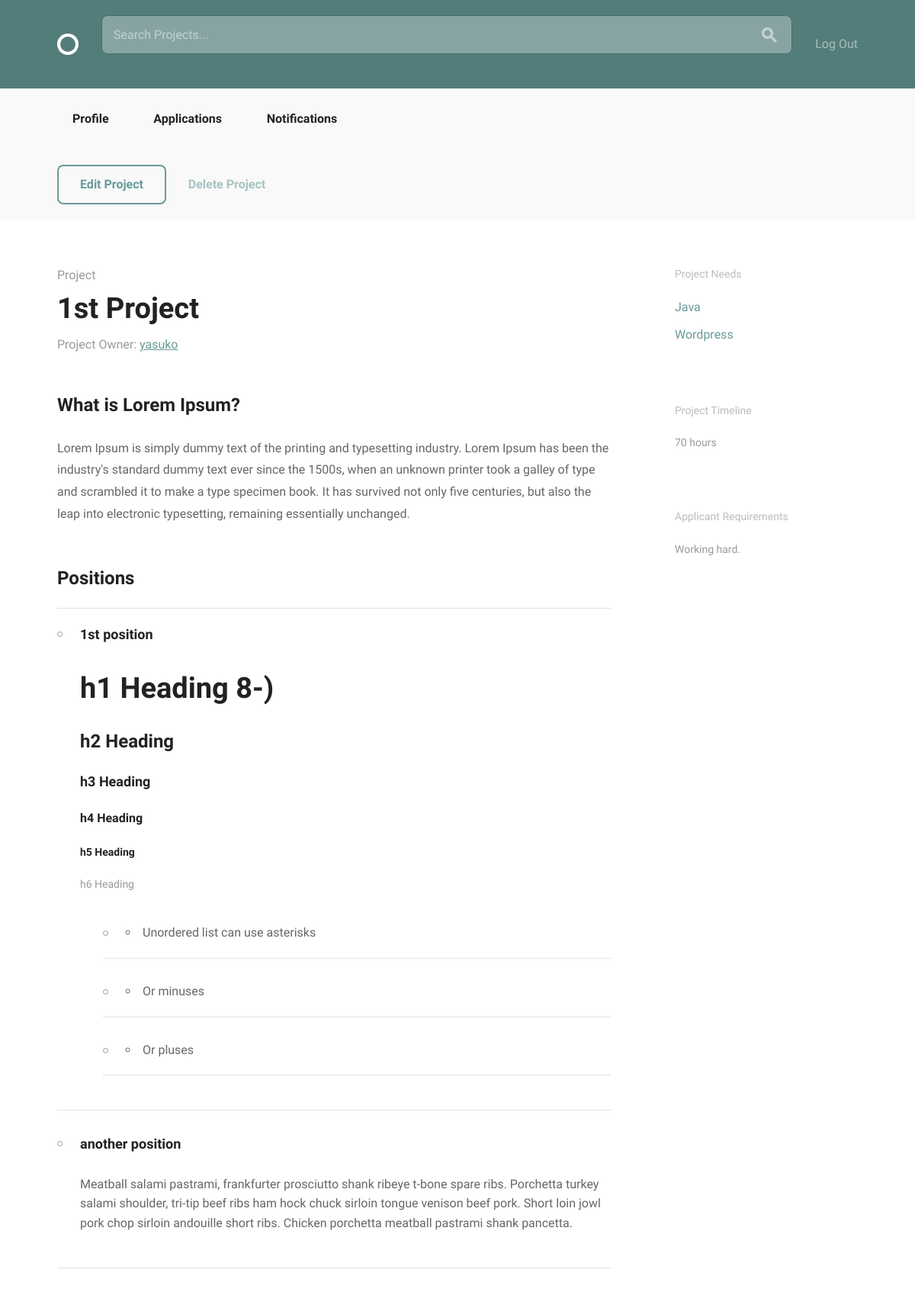
Page /projects/6/ (signed in) on the earlier database version.
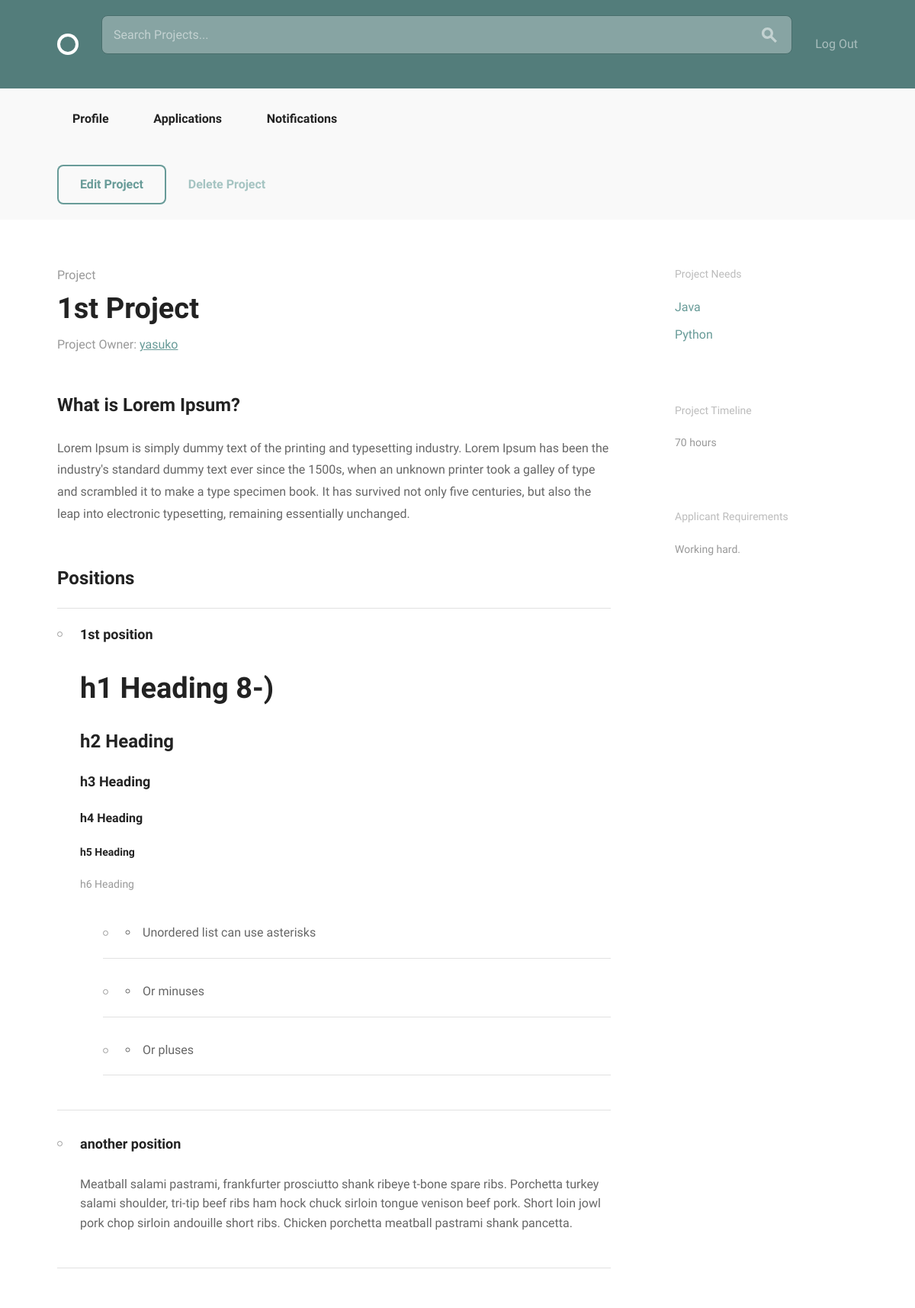
Same page on the later database version.
### projects/models.py (models this page shows, shortened)
class Position(models.Model):
    ANDROID = "Android"
    DESIGN = "Design"
    JAVA = "Java"
    PHP = "PHP"
    PYTHON = "Python"
    RAILS = "Rails"
    WORDPRESS = "Wordpress"
    iOS = "iOS"
    SKILLES_CHOICES = (
        (ANDROID, "Android Developer"),
        (DESIGN, "Designer"),
        (JAVA, "Java Developer"),
        (PHP, "PHP Developer"),
        (PYTHON, "Python Developer"),
        (RAILS, "Rails Developer"),
        (WORDPRESS, "Wordpress Developer"),
        (iOS, "iOS Developer")
    )
    project = models.ForeignKey(
        Project,
        null=True,
        related_name="positions",
        on_delete=models.CASCADE)
    title = models.CharField(max_length=100, blank=True)
    description = models.TextField(max_length=500, blank=True)
    skill = models.CharField(
        max_length=20,
        choices=SKILLES_CHOICES,
        default="",
        blank=True)
    position_filled = models.BooleanField(default=False, blank=True)
    applicants = models.ManyToManyField(
        settings.AUTH_USER_MODEL,
        through='Application')

### projects/views.py (the view)
# urls.py: url(r"^(?P<pk>\d+)/$", views.project_detail, name="project_detail"),
@login_required
def project_detail(request, pk):
    project = get_object_or_404(models.Project, pk=pk)
    positions = models.Position.objects.filter(project_id=pk)
    return render(
        request,
        'projects/project_detail.html', {
        'project': project,
        'positions': positions })

### accounts/models.py (called while the page is built)
    def __str__(self):
        return self.username

### projects/templatetags/project_extras.py (called while the page is built)
@register.filter('markdown_to_html')
def markdown_to_html(markdown_text):
    html_body = markdown2.markdown(markdown_text)
    return mark_safe(html_body)

### projects/templates/projects/project_detail.html (shortened to what this page needs)
{% extends "layout.html" %}
{% load static from staticfiles %}
{% load project_extras %}
{% block body_content %}
<div class="circle--actions--bar">
    <div class="bounds">
        {% if project.user == request.user %}
            <div class="grid-100">
                <a class="button" href="{% url "projects:project_edit" pk=project.pk %}">Edit Project</a>
                <a class="button button-text" href="{% url "projects:confirm" pk=project.pk %}">Delete Project</a>
            </div>
        {% endif %}
    </div>
</div>
<div class="bounds circle--page circle--article">
    <div class="grid-70">
        <div class="circle--article--header">
            <h4 class="circle--article--section">Project</h4>
            <h1 class="circle--article--title">{{ project.title }}</h1>
            <p class="circle--article--byline">Project Owner: <a href="{% url 'accounts:profile_detail' pk=project.user.id %}">{{ project.user }}</a></p>
        </div>
        <div class="circle--article--body">
            {{ project.description | markdown_to_html }}
        </div>
        <div class="circle--project--positions">
            <h2>Positions</h2>
            <ul class="circle--group--list">
                {% for position in positions %}
                    <li>
                        {% if position.title %}
                            <h3>{{ position.title }}</h3>
                        {% endif %}
                        {% if position.description %}
                            <p>{{ position.description | markdown_to_html }}</p>
                        {% endif %}
                    </li>
                {% endfor %}
            </ul>
        </div>
    </div>
    <div class="grid-25 grid-push-5">
        <div class="circle--secondary--module">
            <h3>Project Needs</h3>
            <ul class="circle--link--list">
                {% for position in positions %}
                    <li><a>{{ position.skill }}</a></li>
                {% endfor %}
            </ul>
        </div>
        <div class="circle--secondary--module">
            <h3>Project Timeline</h3>
            <p>{{ project.estimated_time }} hours</p>
        </div>
        <div class="circle--secondary--module">
            <h3>Applicant Requirements</h3>
            <p>{{ project.requirements }}.</p>
        </div>
    </div>
</div>
{% endblock %}

Differences in the rows shown:
changed Position "another position": skill "Wordpress" → "Python"
